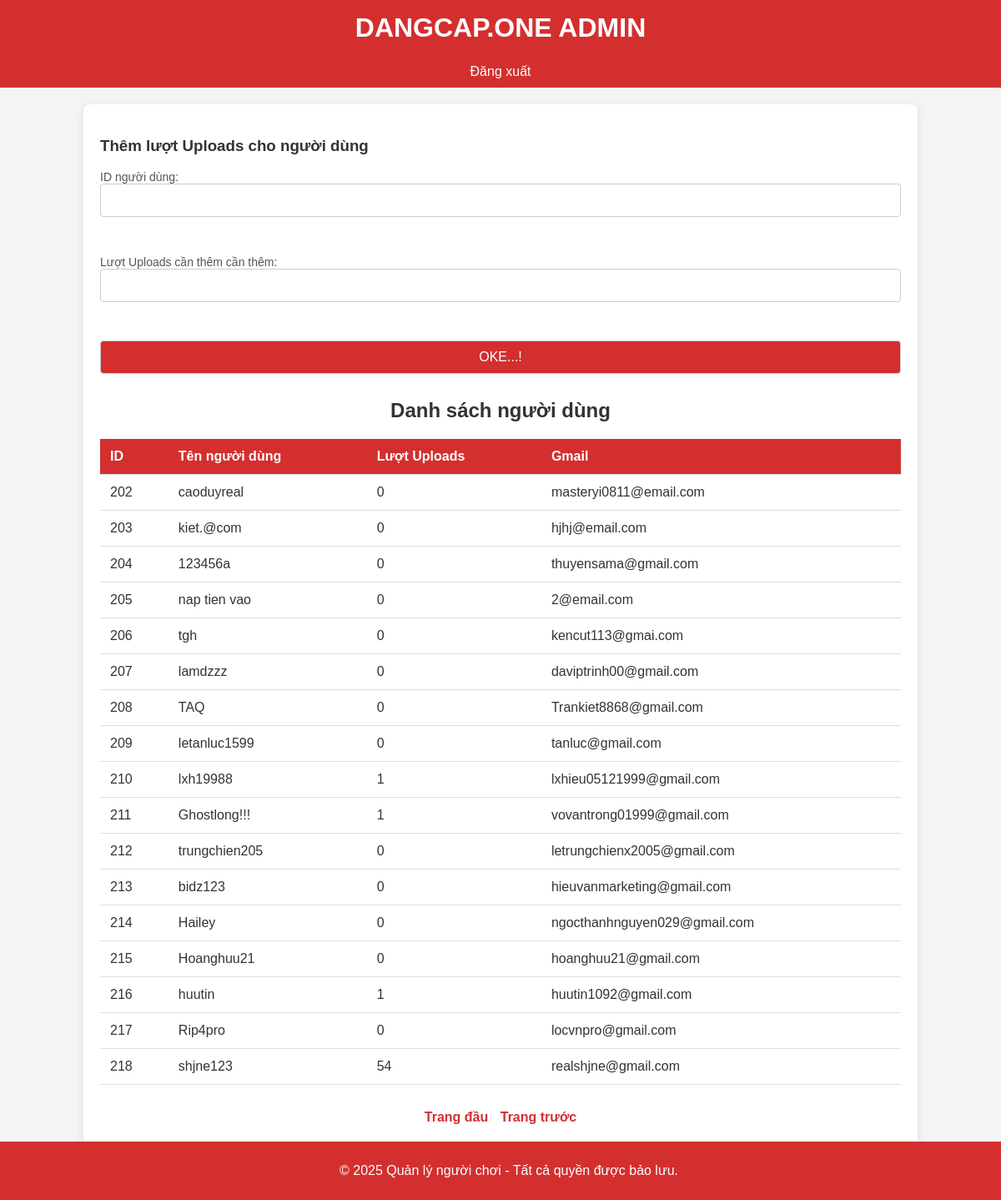
The app's page /admin/index.php?page=5 (signed in) with its own data.
### tables this page shows
CREATE TABLE `users` (
  `id` int(11) NOT NULL,
  `name` varchar(100) NOT NULL,
  `email` varchar(255) NOT NULL,
  `username` varchar(60) NOT NULL,
  `password` varchar(255) NOT NULL,
  `created_at` datetime NOT NULL,
  `coins` int(11) NOT NULL DEFAULT 0,
  `active_image_path` text DEFAULT '0'
);

### admin/index.php (the view, shortened to what this page needs)
<?php
include('../app/db.php');
$users_per_page = 50;
$page = isset($_GET['page']) ? (int)$_GET['page'] : 1;
$offset = ($page - 1) * $users_per_page;
$query = "SELECT id, username, coins, email FROM users LIMIT :offset, :limit";
$stmt = $db->prepare($query);
$stmt->bindParam(':offset', $offset, PDO::PARAM_INT);
$stmt->bindParam(':limit', $users_per_page, PDO::PARAM_INT);
$stmt->execute();
$users = $stmt->fetchAll(PDO::FETCH_ASSOC);
?>
<!DOCTYPE html>
<html lang="vi">
<head>
</head>
<body>
<header>
    <h1>DANGCAP.ONE ADMIN</h1>
</header>
<div class="menu">
    <ul>
        <li><a href="logout.php">Đăng xuất</a></li>
    </ul>
</div>
<div class="container">
    <h3>Thêm lượt Uploads cho người dùng</h3>
    <form id="addCoinsForm">
        <label for="user_id">ID người dùng:</label>
        <input type="number" id="user_id" name="user_id" required><br><br>
        <label for="coins">Lượt Uploads cần thêm cần thêm:</label>
        <input type="number" id="coins" name="coins" required><br><br>
        <input type="submit" value="OKE...!">
    </form>
<center><h2>Danh sách người dùng</h2>
    <table>
        <thead>
            <tr>
                <th>ID</th>
                <th>Tên người dùng</th>
                <th>Lượt Uploads</th>
                <th>Gmail</th>
            </tr>
        </thead>
        <tbody>
            <?php foreach ($users as $user): ?>
                <tr>
                    <td><?php echo htmlspecialchars($user['id']); ?></td>
                    <td><?php echo htmlspecialchars($user['username']); ?></td>
                    <td><?php echo htmlspecialchars($user['coins']); ?></td>
                    <td><?php echo htmlspecialchars($user['email']); ?></td>
                </tr>
            <?php endforeach; ?>
        </tbody>
    </table>
    <div class="pagination">
        <?php if ($page > 1): ?>
            <a href="?page=1">Trang đầu</a>
            <a href="?page=<?php echo $page - 1; ?>">Trang trước</a>
        <?php endif; ?>
    </div>
</div>
<div class="footer">
    <p>&copy; 2025 Quản lý người chơi - Tất cả quyền được bảo lưu.</p>
</div>
</body>
</html>

### admin/index.php (style rules this page uses)
body { font-family: Arial, sans-serif; background-color: #f4f4f4; margin: 0; padding: 0; color: #333; }
header { background-color: #D32F2F; color: white; padding: 15px 0; text-align: center; }
h1 { margin: 0; }
.menu { background-color: #D32F2F; color: white; padding: 10px; text-align: center; }
.menu ul { list-style-type: none; margin: 0; padding: 0; }
.menu li { display: inline; margin: 0 15px; }
.menu a { color: white; text-decoration: none; }
.container { width: 80%; margin: 20px auto; background-color: white; border-radius: 8px; box-shadow: 0 2px 10px rgba(0, 0, 0, 0.1); padding: 20px; overflow: hidden; padding-bottom: 60px; }
form { display: flex; flex-direction: column; margin-bottom: 20px; }
form label { font-size: 14px; color: #555; }
form input[type="number"], form input[type="submit"] { padding: 10px; margin-bottom: 10px; border: 1px solid #ccc; border-radius: 4px; font-size: 16px; }
form input[type="submit"] { background-color: #D32F2F; color: white; cursor: pointer; }
table { width: 100%; border-collapse: collapse; margin-bottom: 20px; }
th, td { padding: 12px; text-align: left; border-bottom: 1px solid #ddd; }
th { background-color: #D32F2F; color: white; }
.pagination { text-align: center; padding: 10px; }
.pagination a { margin: 0 5px; text-decoration: none; color: #D32F2F; font-weight: bold; }
.footer { text-align: center; padding: 10px; background-color: #D32F2F; color: white; position: fixed; left: 0; bottom: 0; width: 100%; }

### records on screen
users: id "202", username "caoduyreal", coins "0", email "masteryi0811@email.com"
users: id "203", username "kiet.@com", coins "0", email "hjhj@email.com"
users: id "204", username "123456a", coins "0", email "thuyensama@gmail.com"
users: id "205", username "nap tien vao", coins "0", email "2@email.com"
users: id "206", username "tgh", coins "0", email "kencut113@gmai.com"
users: id "207", username "lamdzzz", coins "0", email "daviptrinh00@gmail.com"
users: id "208", username "TAQ", coins "0", email "Trankiet8868@gmail.com"
users: id "209", username "letanluc1599", coins "0", email "tanluc@gmail.com"
users: id "210", username "lxh19988", coins "1", email "lxhieu05121999@gmail.com"
users: id "211", username "Ghostlong!!!", coins "1", email "vovantrong01999@gmail.com"
users: id "212", username "trungchien205", coins "0", email "letrungchienx2005@gmail.com"
users: id "213", username "bidz123", coins "0", email "hieuvanmarketing@gmail.com"
users: id "214", username "Hailey", coins "0", email "ngocthanhnguyen029@gmail.com"
users: id "215", username "Hoanghuu21", coins "0", email "hoanghuu21@gmail.com"
users: id "216", username "huutin", coins "1", email "huutin1092@gmail.com"
users: id "217", username "Rip4pro", coins "0", email "locvnpro@gmail.com"
users: id "218", username "shjne123", coins "54", email "realshjne@gmail.com"
